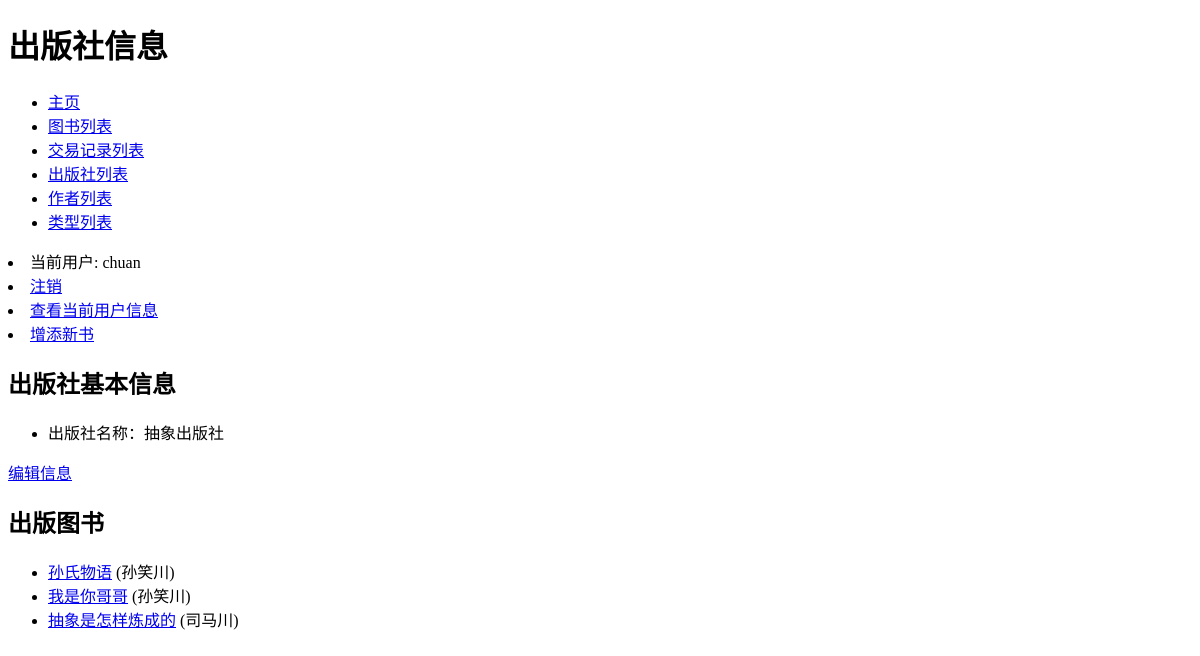
The app's page /bookstore/publishers/1/ (signed in), older data.
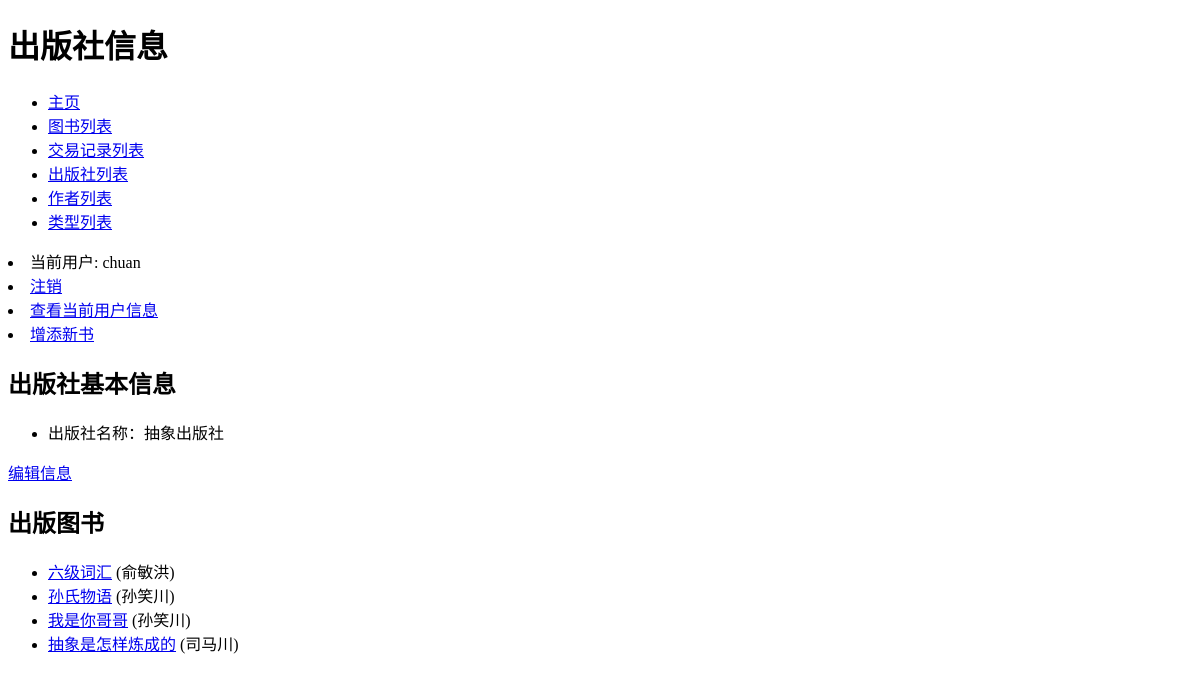
The same page, newer data.
### bookstore/models.py (models this page shows, shortened)
class Book(models.Model):
    ISBN = models.CharField(max_length=13, verbose_name='ISBN号', help_text='请输入纯数字ISBN（不带横杠）', validators=
                            [vl.RegexValidator(regex='^\d{13}$', message='请确保ISBN格式正确！')])
    name = models.CharField(max_length=50, verbose_name='书名')
    language = models.CharField(max_length=10, verbose_name='语言', default='汉语')
    author = models.ManyToManyField(Author, verbose_name='作者')
    publisher = models.ForeignKey(Publisher, on_delete=models.DO_NOTHING, verbose_name='出版社')
    price = models.DecimalField(max_digits=5, decimal_places=2, verbose_name='售价', validators=
                                [vl.MaxValueValidator(999.99, message='最高999.99元'),
                                 vl.MinValueValidator(0.01, message='最低0.01元')])
    inventory = models.IntegerField(verbose_name='当前库存', validators=[vl.MinValueValidator(0)], default=0)
    category = models.ManyToManyField(Category, verbose_name='类别')
    summary = models.CharField(max_length=100, verbose_name='简介', default='懒狗管理员没有留下任何摘要，是不是可以爬了？')
    class Meta:
        verbose_name = '图书信息'
        verbose_name_plural = '图书信息'
        ordering = ['name', 'publisher', ]
    def get_absolute_url(self):
        return reverse('related_transaction', args=[str(self.id)])
    def get_author(self):
        return '，'.join([a.name for a in self.author.order_by('name')])

class Author(models.Model):
    name = models.CharField(max_length=30, verbose_name='作者姓名')
    class Meta:
        verbose_name = '作者'
        verbose_name_plural = '作者'
        ordering = ['name', ]

### bookstore/views.py (the view)
# urls.py: path('publishers/<int:pid>/', views.pub_books, name='pub_books'),
@login_required
def pub_books(request, pid):
    publisher = get_object_or_404(Publisher, id=pid)
    published_books = publisher.book_set.filter(publisher=publisher)
    return render(request, 'bookstore/pub_books.html', {'publisher': publisher, 'published_books': published_books})

### bookstore/templates/bookstore/pub_books.html
{% extends 'base.html' %}
{% block title %}<h1 class="my-con1">出版社信息</h1>{% endblock %}
{% block content %}
    <div class="body">
        <h2>出版社基本信息</h2>
        <ul class="b1">
        <li>出版社名称：{{ publisher.name }}</li>
        </ul>
        <a href="{% url 'pub_update' publisher.id %}" class="m1">编辑信息</a>
        <h2>出版图书</h2>
        <ul class="b1">
        {% for book in published_books %}
        <li>
          <a href="{{ book.get_absolute_url }}">{{ book.name }}</a> ({{book.get_author}})
        </li>
        {% empty %}
        <li>
            没有了，没有这家出版的图书了！
        </li>
        {% endfor %}
        </ul>
    </div>
{% endblock %}

Row changes from the older to the newer data that the page shows:
now on this page (row edited): Book: name "六级词汇", get_author "俞敏洪"
